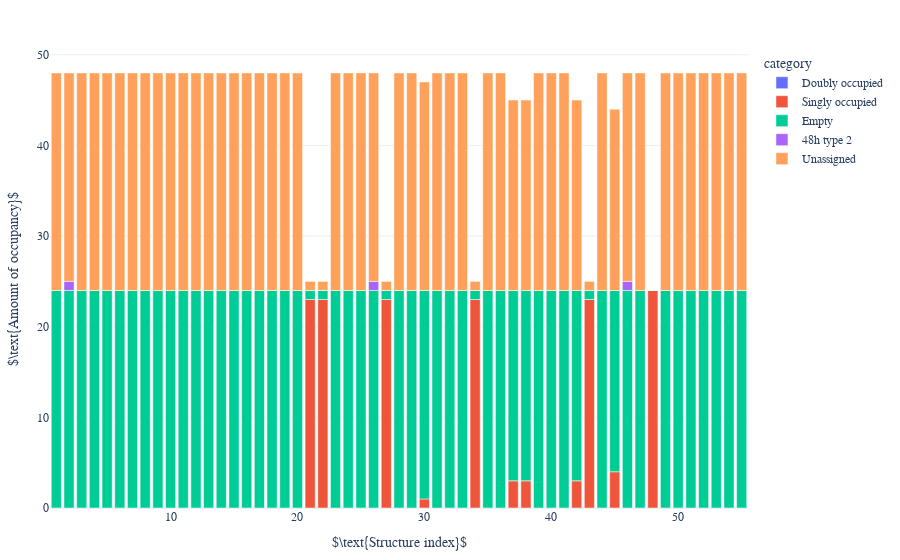
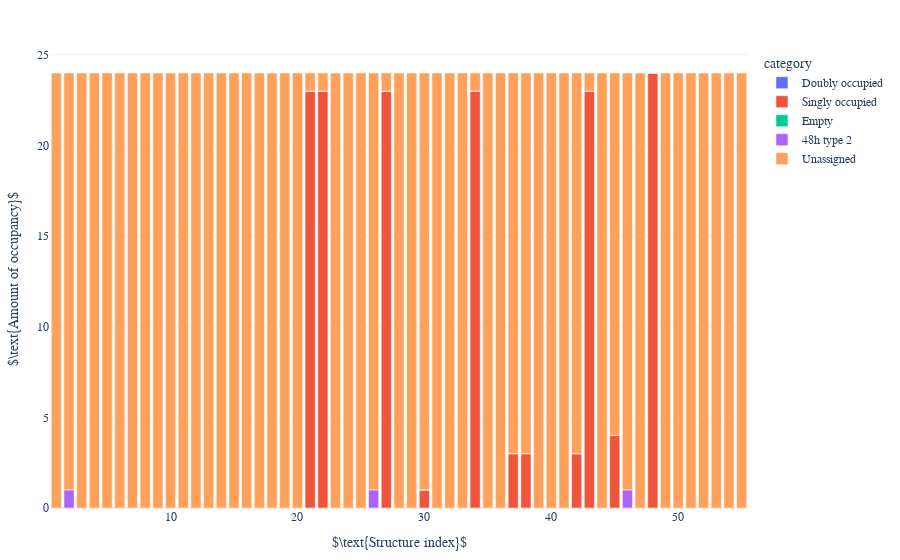
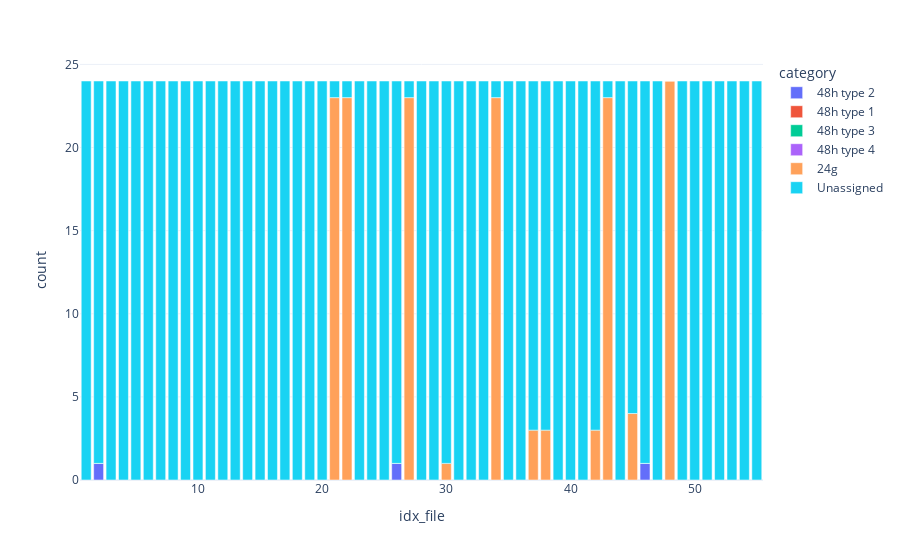
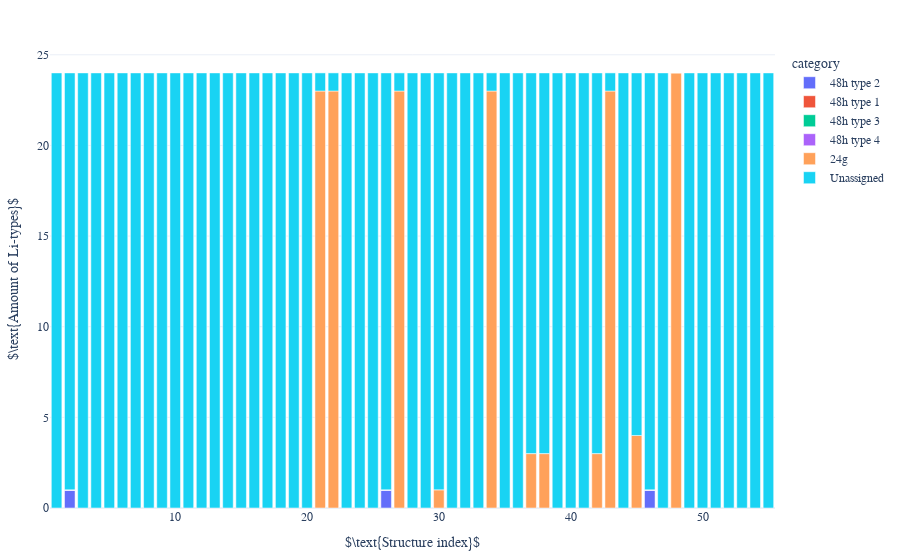

The notebook cell these images were saved under, in order:
### Code cell
if proceed_NEB == "True":
    pass
else:
    dataframe = df_mapping_metainfo_sorted
    sorted = "True"

    analysis.get_occupancy(dataframe, coor_ref_structure_48n24_expanded, tuple_cage_metainfo, el = "Li")
    df_occupancy_strict_sorted = movement.plot_occupancy(dataframe, sorted, direc_restructure_destination, litype, activate_shiftby1_idxfile=True, strict_count=True)
    df_occupancy_sorted = movement.plot_occupancy(dataframe, sorted, direc_restructure_destination, litype, activate_shiftby1_idxfile=True, strict_count=False)

    path_by_tuple_cage.get_complete_closest_tuple_cage(dataframe, tuple_cage_metainfo, coor_48htype2_metainfo)
    # weighing_movement(df_mapping_metainfo, litype)
    # df_weighted = tuple_cage.get_df_movement(df_mapping_metainfo, to_plot = 'weight')
    # # Plot.Movement.Distance.plot_distance(df_weighted, max_mapping_radius, Li_idxs="all")
    # Plot.Movement.Distance.plot_distance(df_weighted, max_mapping_radius, activate_shifting_x = False, activate_diameter_line=False, Li_idxs='all')

    labelling.get_amount_type(dataframe, litype, el = "Li")
    df_amount_type_sorted = mapping_labelling.get_df_amount_type(dataframe, litype, el = "Li")
    mapping_labelling.plot_amount_type(df_amount_type_sorted, sorted, direc_restructure_destination, litype, activate_shiftby1_idxfile=True, style = "bar")
    print(df_amount_type_sorted.sum())

### Figure 1 — Plotly figure (JSON) as saved in the notebook; plotly's stock layout.template omitted (floating-point values rounded to 4 significant figures)
{"data": [{"alignmentgroup": "True", "hovertemplate": "category=Doubly occupied<br>idx_file=%{x}<br>count=%{y}<extra></extra>", "legendgroup": "Doubly occupied", "marker": {"color": "#636efa", "pattern": {"shape": ""}}, "name": "Doubly occupied", "offsetgroup": "Doubly occupied", "orientation": "v", "showlegend": true, "textposition": "auto", "type": "bar", "x": [1, 2, 3, 4, 5, 6, 7, 8, 9, 10, 11, 12, 13, 14, 15, 16, 17, 18, 19, 20, 21, 22, 23, 24, 25, 26, 27, 28, 29, 30, 31, 32, 33, 34, 35, 36, 37, 38, 39, 40, 41, 42, 43, 44, 45, 46, 47, 48, 49, 50, 51, 52, 53, 54, 55], "xaxis": "x", "y": [0, 0, 0, 0, 0, 0, 0, 0, 0, 0, 0, 0, 0, 0, 0, 0, 0, 0, 0, 0, 0, 0, 0, 0, 0, 0, 0, 0, 0, 0, 0, 0, 0, 0, 0, 0, 0, 0, 0, 0, 0, 0, 0, 0, 0, 0, 0, 0, 0, 0, 0, 0, 0, 0, 0], "yaxis": "y"}, {"alignmentgroup": "True", "hovertemplate": "category=Singly occupied<br>idx_file=%{x}<br>count=%{y}<extra></extra>", "legendgroup": "Singly occupied", "marker": {"color": "#EF553B", "pattern": {"shape": ""}}, "name": "Singly occupied", "offsetgroup": "Singly occupied", "orientation": "v", "showlegend": true, "textposition": "auto", "type": "bar", "x": [1, 2, 3, 4, 5, 6, 7, 8, 9, 10, 11, 12, 13, 14, 15, 16, 17, 18, 19, 20, 21, 22, 23, 24, 25, 26, 27, 28, 29, 30, 31, 32, 33, 34, 35, 36, 37, 38, 39, 40, 41, 42, 43, 44, 45, 46, 47, 48, 49, 50, 51, 52, 53, 54, 55], "xaxis": "x", "y": [0, 0, 0, 0, 0, 0, 0, 0, 0, 0, 0, 0, 0, 0, 0, 0, 0, 0, 0, 0, 23, 23, 0, 0, 0, 0, 23, 0, 0, 1, 0, 0, 0, 23, 0, 0, 3, 3, 0, 0, 0, 3, 23, 0, 4, 0, 0, 24, 0, 0, 0, 0, 0, 0, 0], "yaxis": "y"}, {"alignmentgroup": "True", "hovertemplate": "category=Empty<br>idx_file=%{x}<br>count=%{y}<extra></extra>", "legendgroup": "Empty", "marker": {"color": "#00cc96", "pattern": {"shape": ""}}, "name": "Empty", "offsetgroup": "Empty", "orientation": "v", "showlegend": true, "textposition": "auto", "type": "bar", "x": [1, 2, 3, 4, 5, 6, 7, 8, 9, 10, 11, 12, 13, 14, 15, 16, 17, 18, 19, 20, 21, 22, 23, 24, 25, 26, 27, 28, 29, 30, 31, 32, 33, 34, 35, 36, 37, 38, 39, 40, 41, 42, 43, 44, 45, 46, 47, 48, 49, 50, 51, 52, 53, 54, 55], "xaxis": "x", "y": [24, 24, 24, 24, 24, 24, 24, 24, 24, 24, 24, 24, 24, 24, 24, 24, 24, 24, 24, 24, 1, 1, 24, 24, 24, 24, 1, 24, 24, 23, 24, 24, 24, 1, 24, 24, 21, 21, 24, 24, 24, 21, 1, 24, 20, 24, 24, 0, 24, 24, 24, 24, 24, 24, 24], "yaxis": "y"}, {"alignmentgroup": "True", "hovertemplate": "category=48h type 2<br>idx_file=%{x}<br>count=%{y}<extra></extra>", "legendgroup": "48h type 2", "marker": {"color": "#ab63fa", "pattern": {"shape": ""}}, "name": "48h type 2", "offsetgroup": "48h type 2", "orientation": "v", "showlegend": true, "textposition": "auto", "type": "bar", "x": [1, 2, 3, 4, 5, 6, 7, 8, 9, 10, 11, 12, 13, 14, 15, 16, 17, 18, 19, 20, 21, 22, 23, 24, 25, 26, 27, 28, 29, 30, 31, 32, 33, 34, 35, 36, 37, 38, 39, 40, 41, 42, 43, 44, 45, 46, 47, 48, 49, 50, 51, 52, 53, 54, 55], "xaxis": "x", "y": [0, 1, 0, 0, 0, 0, 0, 0, 0, 0, 0, 0, 0, 0, 0, 0, 0, 0, 0, 0, 0, 0, 0, 0, 0, 1, 0, 0, 0, 0, 0, 0, 0, 0, 0, 0, 0, 0, 0, 0, 0, 0, 0, 0, 0, 1, 0, 0, 0, 0, 0, 0, 0, 0, 0], "yaxis": "y"}, {"alignmentgroup": "True", "hovertemplate": "category=Unassigned<br>idx_file=%{x}<br>count=%{y}<extra></extra>", "legendgroup": "Unassigned", "marker": {"color": "#FFA15A", "pattern": {"shape": ""}}, "name": "Unassigned", "offsetgroup": "Unassigned", "orientation": "v", "showlegend": true, "textposition": "auto", "type": "bar", "x": [1, 2, 3, 4, 5, 6, 7, 8, 9, 10, 11, 12, 13, 14, 15, 16, 17, 18, 19, 20, 21, 22, 23, 24, 25, 26, 27, 28, 29, 30, 31, 32, 33, 34, 35, 36, 37, 38, 39, 40, 41, 42, 43, 44, 45, 46, 47, 48, 49, 50, 51, 52, 53, 54, 55], "xaxis": "x", "y": [24, 23, 24, 24, 24, 24, 24, 24, 24, 24, 24, 24, 24, 24, 24, 24, 24, 24, 24, 24, 1, 1, 24, 24, 24, 23, 1, 24, 24, 23, 24, 24, 24, 1, 24, 24, 21, 21, 24, 24, 24, 21, 1, 24, 20, 23, 24, 0, 24, 24, 24, 24, 24, 24, 24], "yaxis": "y"}], "layout": {"barmode": "relative", "font": {"family": "serif", "size": 12}, "legend": {"title": {"text": "category"}, "tracegroupgap": 0}, "margin": {"b": 50, "l": 20, "r": 20, "t": 50}, "xaxis": {"anchor": "y", "domain": [0, 1], "title": {"text": "$\\text{Structure index}$"}}, "yaxis": {"anchor": "x", "domain": [0, 1], "title": {"text": "$\\text{Amount of occupancy}$"}}}}

### Figure 2 — Plotly figure (JSON) as saved in the notebook; plotly's stock layout.template omitted (floating-point values rounded to 4 significant figures)
{"data": [{"alignmentgroup": "True", "hovertemplate": "category=Doubly occupied<br>idx_file=%{x}<br>count=%{y}<extra></extra>", "legendgroup": "Doubly occupied", "marker": {"color": "#636efa", "pattern": {"shape": ""}}, "name": "Doubly occupied", "offsetgroup": "Doubly occupied", "orientation": "v", "showlegend": true, "textposition": "auto", "type": "bar", "x": [1, 2, 3, 4, 5, 6, 7, 8, 9, 10, 11, 12, 13, 14, 15, 16, 17, 18, 19, 20, 21, 22, 23, 24, 25, 26, 27, 28, 29, 30, 31, 32, 33, 34, 35, 36, 37, 38, 39, 40, 41, 42, 43, 44, 45, 46, 47, 48, 49, 50, 51, 52, 53, 54, 55], "xaxis": "x", "y": [0, 0, 0, 0, 0, 0, 0, 0, 0, 0, 0, 0, 0, 0, 0, 0, 0, 0, 0, 0, 0, 0, 0, 0, 0, 0, 0, 0, 0, 0, 0, 0, 0, 0, 0, 0, 0, 0, 0, 0, 0, 0, 0, 0, 0, 0, 0, 0, 0, 0, 0, 0, 0, 0, 0], "yaxis": "y"}, {"alignmentgroup": "True", "hovertemplate": "category=Singly occupied<br>idx_file=%{x}<br>count=%{y}<extra></extra>", "legendgroup": "Singly occupied", "marker": {"color": "#EF553B", "pattern": {"shape": ""}}, "name": "Singly occupied", "offsetgroup": "Singly occupied", "orientation": "v", "showlegend": true, "textposition": "auto", "type": "bar", "x": [1, 2, 3, 4, 5, 6, 7, 8, 9, 10, 11, 12, 13, 14, 15, 16, 17, 18, 19, 20, 21, 22, 23, 24, 25, 26, 27, 28, 29, 30, 31, 32, 33, 34, 35, 36, 37, 38, 39, 40, 41, 42, 43, 44, 45, 46, 47, 48, 49, 50, 51, 52, 53, 54, 55], "xaxis": "x", "y": [0, 0, 0, 0, 0, 0, 0, 0, 0, 0, 0, 0, 0, 0, 0, 0, 0, 0, 0, 0, 23, 23, 0, 0, 0, 0, 23, 0, 0, 1, 0, 0, 0, 23, 0, 0, 3, 3, 0, 0, 0, 3, 23, 0, 4, 0, 0, 24, 0, 0, 0, 0, 0, 0, 0], "yaxis": "y"}, {"alignmentgroup": "True", "hovertemplate": "category=Empty<br>idx_file=%{x}<br>count=%{y}<extra></extra>", "legendgroup": "Empty", "marker": {"color": "#00cc96", "pattern": {"shape": ""}}, "name": "Empty", "offsetgroup": "Empty", "orientation": "v", "showlegend": true, "textposition": "auto", "type": "bar", "x": [1, 2, 3, 4, 5, 6, 7, 8, 9, 10, 11, 12, 13, 14, 15, 16, 17, 18, 19, 20, 21, 22, 23, 24, 25, 26, 27, 28, 29, 30, 31, 32, 33, 34, 35, 36, 37, 38, 39, 40, 41, 42, 43, 44, 45, 46, 47, 48, 49, 50, 51, 52, 53, 54, 55], "xaxis": "x", "y": [0, 0, 0, 0, 0, 0, 0, 0, 0, 0, 0, 0, 0, 0, 0, 0, 0, 0, 0, 0, 0, 0, 0, 0, 0, 0, 0, 0, 0, 0, 0, 0, 0, 0, 0, 0, 0, 0, 0, 0, 0, 0, 0, 0, 0, 0, 0, 0, 0, 0, 0, 0, 0, 0, 0], "yaxis": "y"}, {"alignmentgroup": "True", "hovertemplate": "category=48h type 2<br>idx_file=%{x}<br>count=%{y}<extra></extra>", "legendgroup": "48h type 2", "marker": {"color": "#ab63fa", "pattern": {"shape": ""}}, "name": "48h type 2", "offsetgroup": "48h type 2", "orientation": "v", "showlegend": true, "textposition": "auto", "type": "bar", "x": [1, 2, 3, 4, 5, 6, 7, 8, 9, 10, 11, 12, 13, 14, 15, 16, 17, 18, 19, 20, 21, 22, 23, 24, 25, 26, 27, 28, 29, 30, 31, 32, 33, 34, 35, 36, 37, 38, 39, 40, 41, 42, 43, 44, 45, 46, 47, 48, 49, 50, 51, 52, 53, 54, 55], "xaxis": "x", "y": [0, 1, 0, 0, 0, 0, 0, 0, 0, 0, 0, 0, 0, 0, 0, 0, 0, 0, 0, 0, 0, 0, 0, 0, 0, 1, 0, 0, 0, 0, 0, 0, 0, 0, 0, 0, 0, 0, 0, 0, 0, 0, 0, 0, 0, 1, 0, 0, 0, 0, 0, 0, 0, 0, 0], "yaxis": "y"}, {"alignmentgroup": "True", "hovertemplate": "category=Unassigned<br>idx_file=%{x}<br>count=%{y}<extra></extra>", "legendgroup": "Unassigned", "marker": {"color": "#FFA15A", "pattern": {"shape": ""}}, "name": "Unassigned", "offsetgroup": "Unassigned", "orientation": "v", "showlegend": true, "textposition": "auto", "type": "bar", "x": [1, 2, 3, 4, 5, 6, 7, 8, 9, 10, 11, 12, 13, 14, 15, 16, 17, 18, 19, 20, 21, 22, 23, 24, 25, 26, 27, 28, 29, 30, 31, 32, 33, 34, 35, 36, 37, 38, 39, 40, 41, 42, 43, 44, 45, 46, 47, 48, 49, 50, 51, 52, 53, 54, 55], "xaxis": "x", "y": [24, 23, 24, 24, 24, 24, 24, 24, 24, 24, 24, 24, 24, 24, 24, 24, 24, 24, 24, 24, 1, 1, 24, 24, 24, 23, 1, 24, 24, 23, 24, 24, 24, 1, 24, 24, 21, 21, 24, 24, 24, 21, 1, 24, 20, 23, 24, 0, 24, 24, 24, 24, 24, 24, 24], "yaxis": "y"}], "layout": {"barmode": "relative", "font": {"family": "serif", "size": 12}, "legend": {"title": {"text": "category"}, "tracegroupgap": 0}, "margin": {"b": 50, "l": 20, "r": 20, "t": 50}, "xaxis": {"anchor": "y", "domain": [0, 1], "title": {"text": "$\\text{Structure index}$"}}, "yaxis": {"anchor": "x", "domain": [0, 1], "title": {"text": "$\\text{Amount of occupancy}$"}}}}

### Figure 3 — Plotly figure (JSON) as saved in the notebook; plotly's stock layout.template omitted (floating-point values rounded to 4 significant figures)
{"data": [{"alignmentgroup": "True", "hovertemplate": "category=48h type 2<br>idx_file=%{x}<br>count=%{y}<extra></extra>", "legendgroup": "48h type 2", "marker": {"color": "#636efa", "pattern": {"shape": ""}}, "name": "48h type 2", "offsetgroup": "48h type 2", "orientation": "v", "showlegend": true, "textposition": "auto", "type": "bar", "x": [1, 2, 3, 4, 5, 6, 7, 8, 9, 10, 11, 12, 13, 14, 15, 16, 17, 18, 19, 20, 21, 22, 23, 24, 25, 26, 27, 28, 29, 30, 31, 32, 33, 34, 35, 36, 37, 38, 39, 40, 41, 42, 43, 44, 45, 46, 47, 48, 49, 50, 51, 52, 53, 54, 55], "xaxis": "x", "y": [0, 1, 0, 0, 0, 0, 0, 0, 0, 0, 0, 0, 0, 0, 0, 0, 0, 0, 0, 0, 0, 0, 0, 0, 0, 1, 0, 0, 0, 0, 0, 0, 0, 0, 0, 0, 0, 0, 0, 0, 0, 0, 0, 0, 0, 1, 0, 0, 0, 0, 0, 0, 0, 0, 0], "yaxis": "y"}, {"alignmentgroup": "True", "hovertemplate": "category=48h type 1<br>idx_file=%{x}<br>count=%{y}<extra></extra>", "legendgroup": "48h type 1", "marker": {"color": "#EF553B", "pattern": {"shape": ""}}, "name": "48h type 1", "offsetgroup": "48h type 1", "orientation": "v", "showlegend": true, "textposition": "auto", "type": "bar", "x": [1, 2, 3, 4, 5, 6, 7, 8, 9, 10, 11, 12, 13, 14, 15, 16, 17, 18, 19, 20, 21, 22, 23, 24, 25, 26, 27, 28, 29, 30, 31, 32, 33, 34, 35, 36, 37, 38, 39, 40, 41, 42, 43, 44, 45, 46, 47, 48, 49, 50, 51, 52, 53, 54, 55], "xaxis": "x", "y": [0, 0, 0, 0, 0, 0, 0, 0, 0, 0, 0, 0, 0, 0, 0, 0, 0, 0, 0, 0, 0, 0, 0, 0, 0, 0, 0, 0, 0, 0, 0, 0, 0, 0, 0, 0, 0, 0, 0, 0, 0, 0, 0, 0, 0, 0, 0, 0, 0, 0, 0, 0, 0, 0, 0], "yaxis": "y"}, {"alignmentgroup": "True", "hovertemplate": "category=48h type 3<br>idx_file=%{x}<br>count=%{y}<extra></extra>", "legendgroup": "48h type 3", "marker": {"color": "#00cc96", "pattern": {"shape": ""}}, "name": "48h type 3", "offsetgroup": "48h type 3", "orientation": "v", "showlegend": true, "textposition": "auto", "type": "bar", "x": [1, 2, 3, 4, 5, 6, 7, 8, 9, 10, 11, 12, 13, 14, 15, 16, 17, 18, 19, 20, 21, 22, 23, 24, 25, 26, 27, 28, 29, 30, 31, 32, 33, 34, 35, 36, 37, 38, 39, 40, 41, 42, 43, 44, 45, 46, 47, 48, 49, 50, 51, 52, 53, 54, 55], "xaxis": "x", "y": [0, 0, 0, 0, 0, 0, 0, 0, 0, 0, 0, 0, 0, 0, 0, 0, 0, 0, 0, 0, 0, 0, 0, 0, 0, 0, 0, 0, 0, 0, 0, 0, 0, 0, 0, 0, 0, 0, 0, 0, 0, 0, 0, 0, 0, 0, 0, 0, 0, 0, 0, 0, 0, 0, 0], "yaxis": "y"}, {"alignmentgroup": "True", "hovertemplate": "category=48h type 4<br>idx_file=%{x}<br>count=%{y}<extra></extra>", "legendgroup": "48h type 4", "marker": {"color": "#ab63fa", "pattern": {"shape": ""}}, "name": "48h type 4", "offsetgroup": "48h type 4", "orientation": "v", "showlegend": true, "textposition": "auto", "type": "bar", "x": [1, 2, 3, 4, 5, 6, 7, 8, 9, 10, 11, 12, 13, 14, 15, 16, 17, 18, 19, 20, 21, 22, 23, 24, 25, 26, 27, 28, 29, 30, 31, 32, 33, 34, 35, 36, 37, 38, 39, 40, 41, 42, 43, 44, 45, 46, 47, 48, 49, 50, 51, 52, 53, 54, 55], "xaxis": "x", "y": [0, 0, 0, 0, 0, 0, 0, 0, 0, 0, 0, 0, 0, 0, 0, 0, 0, 0, 0, 0, 0, 0, 0, 0, 0, 0, 0, 0, 0, 0, 0, 0, 0, 0, 0, 0, 0, 0, 0, 0, 0, 0, 0, 0, 0, 0, 0, 0, 0, 0, 0, 0, 0, 0, 0], "yaxis": "y"}, {"alignmentgroup": "True", "hovertemplate": "category=24g<br>idx_file=%{x}<br>count=%{y}<extra></extra>", "legendgroup": "24g", "marker": {"color": "#FFA15A", "pattern": {"shape": ""}}, "name": "24g", "offsetgroup": "24g", "orientation": "v", "showlegend": true, "textposition": "auto", "type": "bar", "x": [1, 2, 3, 4, 5, 6, 7, 8, 9, 10, 11, 12, 13, 14, 15, 16, 17, 18, 19, 20, 21, 22, 23, 24, 25, 26, 27, 28, 29, 30, 31, 32, 33, 34, 35, 36, 37, 38, 39, 40, 41, 42, 43, 44, 45, 46, 47, 48, 49, 50, 51, 52, 53, 54, 55], "xaxis": "x", "y": [0, 0, 0, 0, 0, 0, 0, 0, 0, 0, 0, 0, 0, 0, 0, 0, 0, 0, 0, 0, 23, 23, 0, 0, 0, 0, 23, 0, 0, 1, 0, 0, 0, 23, 0, 0, 3, 3, 0, 0, 0, 3, 23, 0, 4, 0, 0, 24, 0, 0, 0, 0, 0, 0, 0], "yaxis": "y"}, {"alignmentgroup": "True", "hovertemplate": "category=Unassigned<br>idx_file=%{x}<br>count=%{y}<extra></extra>", "legendgroup": "Unassigned", "marker": {"color": "#19d3f3", "pattern": {"shape": ""}}, "name": "Unassigned", "offsetgroup": "Unassigned", "orientation": "v", "showlegend": true, "textposition": "auto", "type": "bar", "x": [1, 2, 3, 4, 5, 6, 7, 8, 9, 10, 11, 12, 13, 14, 15, 16, 17, 18, 19, 20, 21, 22, 23, 24, 25, 26, 27, 28, 29, 30, 31, 32, 33, 34, 35, 36, 37, 38, 39, 40, 41, 42, 43, 44, 45, 46, 47, 48, 49, 50, 51, 52, 53, 54, 55], "xaxis": "x", "y": [24, 23, 24, 24, 24, 24, 24, 24, 24, 24, 24, 24, 24, 24, 24, 24, 24, 24, 24, 24, 1, 1, 24, 24, 24, 23, 1, 24, 24, 23, 24, 24, 24, 1, 24, 24, 21, 21, 24, 24, 24, 21, 1, 24, 20, 23, 24, 0, 24, 24, 24, 24, 24, 24, 24], "yaxis": "y"}], "layout": {"barmode": "relative", "legend": {"title": {"text": "category"}, "tracegroupgap": 0}, "margin": {"t": 60}, "xaxis": {"anchor": "y", "domain": [0, 1], "title": {"text": "idx_file"}}, "yaxis": {"anchor": "x", "domain": [0, 1], "title": {"text": "count"}}}}

### Figure 4 — Plotly figure (JSON) as saved in the notebook; plotly's stock layout.template omitted (floating-point values rounded to 4 significant figures)
{"data": [{"alignmentgroup": "True", "hovertemplate": "category=48h type 2<br>idx_file=%{x}<br>count=%{y}<extra></extra>", "legendgroup": "48h type 2", "marker": {"color": "#636efa", "pattern": {"shape": ""}}, "name": "48h type 2", "offsetgroup": "48h type 2", "orientation": "v", "showlegend": true, "textposition": "auto", "type": "bar", "x": [1, 2, 3, 4, 5, 6, 7, 8, 9, 10, 11, 12, 13, 14, 15, 16, 17, 18, 19, 20, 21, 22, 23, 24, 25, 26, 27, 28, 29, 30, 31, 32, 33, 34, 35, 36, 37, 38, 39, 40, 41, 42, 43, 44, 45, 46, 47, 48, 49, 50, 51, 52, 53, 54, 55], "xaxis": "x", "y": [0, 1, 0, 0, 0, 0, 0, 0, 0, 0, 0, 0, 0, 0, 0, 0, 0, 0, 0, 0, 0, 0, 0, 0, 0, 1, 0, 0, 0, 0, 0, 0, 0, 0, 0, 0, 0, 0, 0, 0, 0, 0, 0, 0, 0, 1, 0, 0, 0, 0, 0, 0, 0, 0, 0], "yaxis": "y"}, {"alignmentgroup": "True", "hovertemplate": "category=48h type 1<br>idx_file=%{x}<br>count=%{y}<extra></extra>", "legendgroup": "48h type 1", "marker": {"color": "#EF553B", "pattern": {"shape": ""}}, "name": "48h type 1", "offsetgroup": "48h type 1", "orientation": "v", "showlegend": true, "textposition": "auto", "type": "bar", "x": [1, 2, 3, 4, 5, 6, 7, 8, 9, 10, 11, 12, 13, 14, 15, 16, 17, 18, 19, 20, 21, 22, 23, 24, 25, 26, 27, 28, 29, 30, 31, 32, 33, 34, 35, 36, 37, 38, 39, 40, 41, 42, 43, 44, 45, 46, 47, 48, 49, 50, 51, 52, 53, 54, 55], "xaxis": "x", "y": [0, 0, 0, 0, 0, 0, 0, 0, 0, 0, 0, 0, 0, 0, 0, 0, 0, 0, 0, 0, 0, 0, 0, 0, 0, 0, 0, 0, 0, 0, 0, 0, 0, 0, 0, 0, 0, 0, 0, 0, 0, 0, 0, 0, 0, 0, 0, 0, 0, 0, 0, 0, 0, 0, 0], "yaxis": "y"}, {"alignmentgroup": "True", "hovertemplate": "category=48h type 3<br>idx_file=%{x}<br>count=%{y}<extra></extra>", "legendgroup": "48h type 3", "marker": {"color": "#00cc96", "pattern": {"shape": ""}}, "name": "48h type 3", "offsetgroup": "48h type 3", "orientation": "v", "showlegend": true, "textposition": "auto", "type": "bar", "x": [1, 2, 3, 4, 5, 6, 7, 8, 9, 10, 11, 12, 13, 14, 15, 16, 17, 18, 19, 20, 21, 22, 23, 24, 25, 26, 27, 28, 29, 30, 31, 32, 33, 34, 35, 36, 37, 38, 39, 40, 41, 42, 43, 44, 45, 46, 47, 48, 49, 50, 51, 52, 53, 54, 55], "xaxis": "x", "y": [0, 0, 0, 0, 0, 0, 0, 0, 0, 0, 0, 0, 0, 0, 0, 0, 0, 0, 0, 0, 0, 0, 0, 0, 0, 0, 0, 0, 0, 0, 0, 0, 0, 0, 0, 0, 0, 0, 0, 0, 0, 0, 0, 0, 0, 0, 0, 0, 0, 0, 0, 0, 0, 0, 0], "yaxis": "y"}, {"alignmentgroup": "True", "hovertemplate": "category=48h type 4<br>idx_file=%{x}<br>count=%{y}<extra></extra>", "legendgroup": "48h type 4", "marker": {"color": "#ab63fa", "pattern": {"shape": ""}}, "name": "48h type 4", "offsetgroup": "48h type 4", "orientation": "v", "showlegend": true, "textposition": "auto", "type": "bar", "x": [1, 2, 3, 4, 5, 6, 7, 8, 9, 10, 11, 12, 13, 14, 15, 16, 17, 18, 19, 20, 21, 22, 23, 24, 25, 26, 27, 28, 29, 30, 31, 32, 33, 34, 35, 36, 37, 38, 39, 40, 41, 42, 43, 44, 45, 46, 47, 48, 49, 50, 51, 52, 53, 54, 55], "xaxis": "x", "y": [0, 0, 0, 0, 0, 0, 0, 0, 0, 0, 0, 0, 0, 0, 0, 0, 0, 0, 0, 0, 0, 0, 0, 0, 0, 0, 0, 0, 0, 0, 0, 0, 0, 0, 0, 0, 0, 0, 0, 0, 0, 0, 0, 0, 0, 0, 0, 0, 0, 0, 0, 0, 0, 0, 0], "yaxis": "y"}, {"alignmentgroup": "True", "hovertemplate": "category=24g<br>idx_file=%{x}<br>count=%{y}<extra></extra>", "legendgroup": "24g", "marker": {"color": "#FFA15A", "pattern": {"shape": ""}}, "name": "24g", "offsetgroup": "24g", "orientation": "v", "showlegend": true, "textposition": "auto", "type": "bar", "x": [1, 2, 3, 4, 5, 6, 7, 8, 9, 10, 11, 12, 13, 14, 15, 16, 17, 18, 19, 20, 21, 22, 23, 24, 25, 26, 27, 28, 29, 30, 31, 32, 33, 34, 35, 36, 37, 38, 39, 40, 41, 42, 43, 44, 45, 46, 47, 48, 49, 50, 51, 52, 53, 54, 55], "xaxis": "x", "y": [0, 0, 0, 0, 0, 0, 0, 0, 0, 0, 0, 0, 0, 0, 0, 0, 0, 0, 0, 0, 23, 23, 0, 0, 0, 0, 23, 0, 0, 1, 0, 0, 0, 23, 0, 0, 3, 3, 0, 0, 0, 3, 23, 0, 4, 0, 0, 24, 0, 0, 0, 0, 0, 0, 0], "yaxis": "y"}, {"alignmentgroup": "True", "hovertemplate": "category=Unassigned<br>idx_file=%{x}<br>count=%{y}<extra></extra>", "legendgroup": "Unassigned", "marker": {"color": "#19d3f3", "pattern": {"shape": ""}}, "name": "Unassigned", "offsetgroup": "Unassigned", "orientation": "v", "showlegend": true, "textposition": "auto", "type": "bar", "x": [1, 2, 3, 4, 5, 6, 7, 8, 9, 10, 11, 12, 13, 14, 15, 16, 17, 18, 19, 20, 21, 22, 23, 24, 25, 26, 27, 28, 29, 30, 31, 32, 33, 34, 35, 36, 37, 38, 39, 40, 41, 42, 43, 44, 45, 46, 47, 48, 49, 50, 51, 52, 53, 54, 55], "xaxis": "x", "y": [24, 23, 24, 24, 24, 24, 24, 24, 24, 24, 24, 24, 24, 24, 24, 24, 24, 24, 24, 24, 1, 1, 24, 24, 24, 23, 1, 24, 24, 23, 24, 24, 24, 1, 24, 24, 21, 21, 24, 24, 24, 21, 1, 24, 20, 23, 24, 0, 24, 24, 24, 24, 24, 24, 24], "yaxis": "y"}], "layout": {"barmode": "relative", "font": {"family": "serif", "size": 12}, "legend": {"title": {"text": "category"}, "tracegroupgap": 0}, "margin": {"b": 50, "l": 20, "r": 20, "t": 50}, "xaxis": {"anchor": "y", "domain": [0, 1], "title": {"text": "$\\text{Structure index}$"}}, "yaxis": {"anchor": "x", "domain": [0, 1], "title": {"text": "$\\text{Amount of Li-types}$"}}}}
